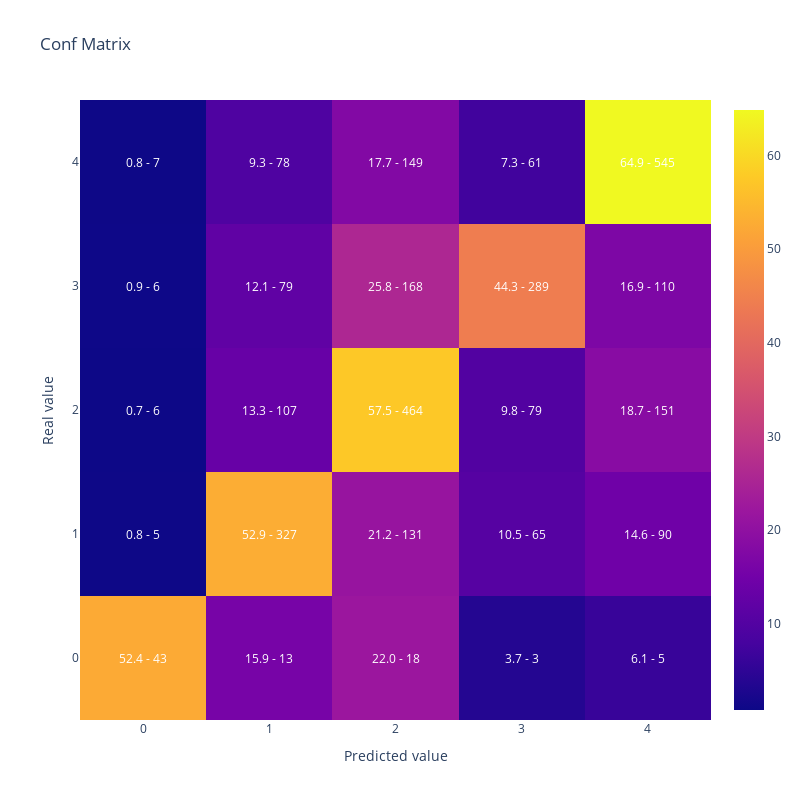

The notebook cell this image was saved under:
### Code cell
#Muestro la matriz de confusión
display(plot_confusion_matrix(y_test,y_pred))
#SI OBTENGO UNA DIAGONAL MUY FUERTE AMARILLA ES PQ PREDIJO BIEN EL MODELO

### Figure 1 — Plotly figure (JSON) as saved in the notebook; plotly's stock layout.template omitted (floating-point values rounded to 4 significant figures)
{"data": [{"type": "heatmap", "x": [0, 1, 2, 3, 4], "y": [0, 1, 2, 3, 4], "z": [[52.44, 15.85, 21.95, 3.659, 6.098], [0.8091, 52.91, 21.2, 10.52, 14.56], [0.7435, 13.26, 57.5, 9.789, 18.71], [0.9202, 12.12, 25.77, 44.33, 16.87], [0.8333, 9.286, 17.74, 7.262, 64.88]]}], "layout": {"annotations": [{"font": {"color": "white"}, "showarrow": false, "text": "52.4 - 43", "x": 0, "xref": "x", "y": 0, "yref": "y"}, {"font": {"color": "white"}, "showarrow": false, "text": "15.9 - 13", "x": 1, "xref": "x", "y": 0, "yref": "y"}, {"font": {"color": "white"}, "showarrow": false, "text": "22.0 - 18", "x": 2, "xref": "x", "y": 0, "yref": "y"}, {"font": {"color": "white"}, "showarrow": false, "text": "3.7 - 3", "x": 3, "xref": "x", "y": 0, "yref": "y"}, {"font": {"color": "white"}, "showarrow": false, "text": "6.1 - 5", "x": 4, "xref": "x", "y": 0, "yref": "y"}, {"font": {"color": "white"}, "showarrow": false, "text": "0.8 - 5", "x": 0, "xref": "x", "y": 1, "yref": "y"}, {"font": {"color": "white"}, "showarrow": false, "text": "52.9 - 327", "x": 1, "xref": "x", "y": 1, "yref": "y"}, {"font": {"color": "white"}, "showarrow": false, "text": "21.2 - 131", "x": 2, "xref": "x", "y": 1, "yref": "y"}, {"font": {"color": "white"}, "showarrow": false, "text": "10.5 - 65", "x": 3, "xref": "x", "y": 1, "yref": "y"}, {"font": {"color": "white"}, "showarrow": false, "text": "14.6 - 90", "x": 4, "xref": "x", "y": 1, "yref": "y"}, {"font": {"color": "white"}, "showarrow": false, "text": "0.7 - 6", "x": 0, "xref": "x", "y": 2, "yref": "y"}, {"font": {"color": "white"}, "showarrow": false, "text": "13.3 - 107", "x": 1, "xref": "x", "y": 2, "yref": "y"}, {"font": {"color": "white"}, "showarrow": false, "text": "57.5 - 464", "x": 2, "xref": "x", "y": 2, "yref": "y"}, {"font": {"color": "white"}, "showarrow": false, "text": "9.8 - 79", "x": 3, "xref": "x", "y": 2, "yref": "y"}, {"font": {"color": "white"}, "showarrow": false, "text": "18.7 - 151", "x": 4, "xref": "x", "y": 2, "yref": "y"}, {"font": {"color": "white"}, "showarrow": false, "text": "0.9 - 6", "x": 0, "xref": "x", "y": 3, "yref": "y"}, {"font": {"color": "white"}, "showarrow": false, "text": "12.1 - 79", "x": 1, "xref": "x", "y": 3, "yref": "y"}, {"font": {"color": "white"}, "showarrow": false, "text": "25.8 - 168", "x": 2, "xref": "x", "y": 3, "yref": "y"}, {"font": {"color": "white"}, "showarrow": false, "text": "44.3 - 289", "x": 3, "xref": "x", "y": 3, "yref": "y"}, {"font": {"color": "white"}, "showarrow": false, "text": "16.9 - 110", "x": 4, "xref": "x", "y": 3, "yref": "y"}, {"font": {"color": "white"}, "showarrow": false, "text": "0.8 - 7", "x": 0, "xref": "x", "y": 4, "yref": "y"}, {"font": {"color": "white"}, "showarrow": false, "text": "9.3 - 78", "x": 1, "xref": "x", "y": 4, "yref": "y"}, {"font": {"color": "white"}, "showarrow": false, "text": "17.7 - 149", "x": 2, "xref": "x", "y": 4, "yref": "y"}, {"font": {"color": "white"}, "showarrow": false, "text": "7.3 - 61", "x": 3, "xref": "x", "y": 4, "yref": "y"}, {"font": {"color": "white"}, "showarrow": false, "text": "64.9 - 545", "x": 4, "xref": "x", "y": 4, "yref": "y"}], "height": 800, "title": {"text": "Conf Matrix"}, "width": 800, "xaxis": {"title": {"text": "Predicted value"}}, "yaxis": {"title": {"text": "Real value"}}}}
